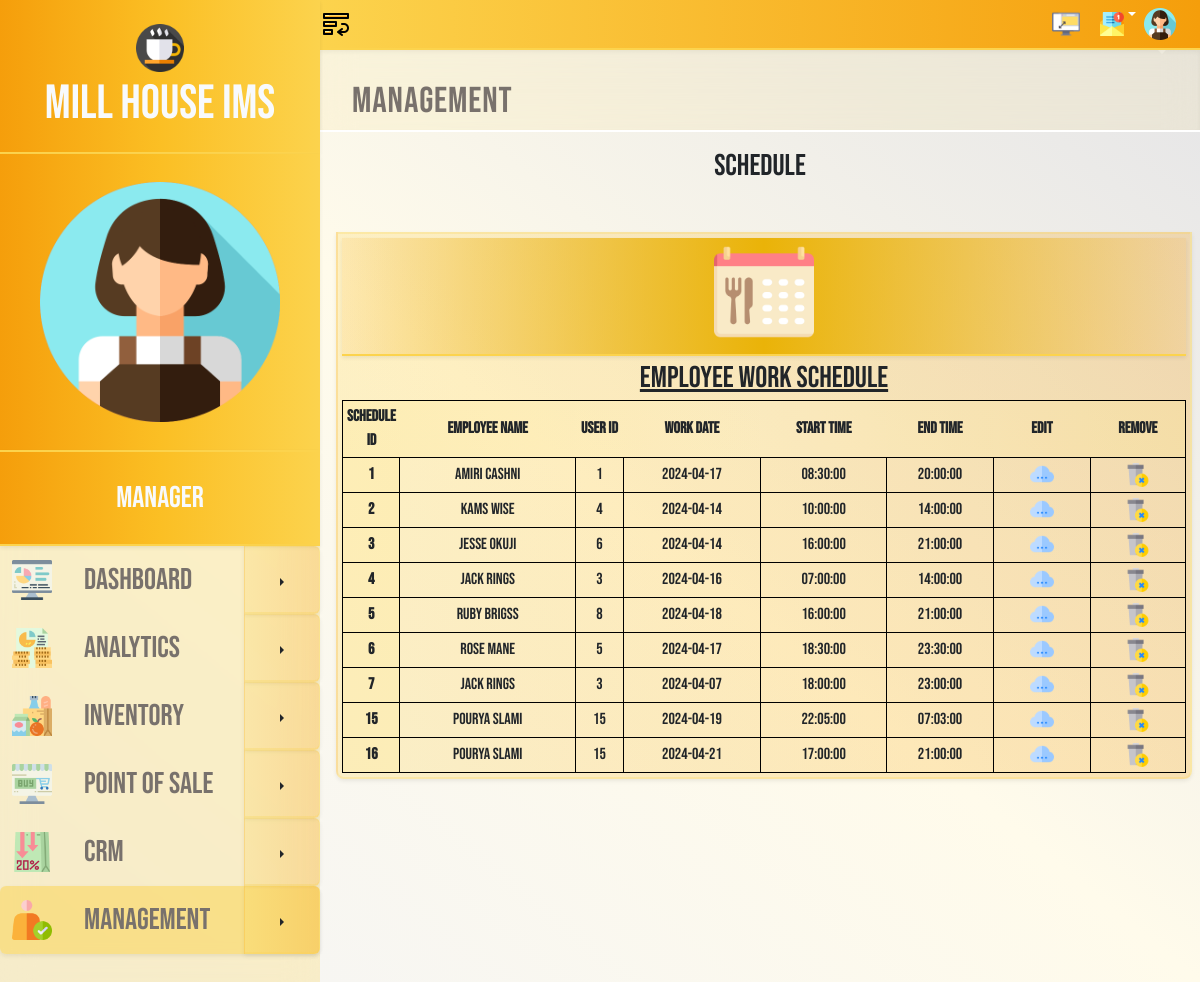
Page /management-schedule.php (signed in) on the committed database.
### tables this page shows
CREATE TABLE `employee_work_schedule` (
  `schedule_id` int(11) NOT NULL,
  `user_id` int(11) NOT NULL,
  `work_date` date NOT NULL,
  `start_time` time NOT NULL,
  `end_time` time NOT NULL
);

CREATE TABLE `users` (
  `ID` int(11) NOT NULL,
  `first_name` varchar(30) NOT NULL,
  `last_name` varchar(30) NOT NULL,
  `email` varchar(100) NOT NULL,
  `password` varchar(10000) NOT NULL,
  `role` varchar(30) NOT NULL,
  `created_at` timestamp NOT NULL DEFAULT current_timestamp(),
  `branch_id` int(11) DEFAULT NULL
);

### functions/management/schedulestable.php (the view, shortened to what this page needs)
<?php
include('functions/index/connection2data.php');
function getSchedules($connection) {
    $stmt = $connection->query("
        SELECT ews.schedule_id, ews.user_id, ews.work_date, ews.start_time, ews.end_time, u.first_name, u.last_name
        FROM employee_work_schedule ews
        JOIN users u ON ews.user_id = u.ID
    ");
    return $stmt->fetchAll(PDO::FETCH_ASSOC);
}
$schedules = getSchedules($connection);
?>
<!DOCTYPE html>
<html lang="en">
<body>
    <h2 class="text-3xl my-2 mb-5">Schedule</h2>
    <form method="POST" action="./functions/management/update_schedule.php">
         <div class="border-2   bg-gradient-to-r from-amber-300/25  to-amber-500/25  border-amber-300/25 shadow-sm ml-2 mb-8 p-1 rounded-b-lg">
        <li class=" text-white text-2xl p-1  text-center shadow-sm justify-center bg-gradient-to-r from-amber-500/10 via-yellow-500 to-amber-500/10 border-b-2 border-amber-300 grid place-items-center" >
            <img class=" fill-current  h-[100px] w-[100px]  mb-2" focusable="false"  src="./UI/calendar.png">
          </li>
          <h3 class="underline text-3xl p-1">Employee Work Schedule</h3>
        <table class="w-full ">
            <thead>
                <tr  class="bg-gradient-to-r from-amber-200/25 via-amber-100/25 to-amber-200/25 border border-black font-bold ">
                    <th class="text-center p-1">Schedule ID</th>
                    <th class="text-center p-1">Employee Name</th>
                    <th class="text-center p-1">User ID</th>
                    <th class="text-center p-1">Work Date</th>
                    <th class="text-center p-1">Start Time</th>
                    <th class="text-center p-1">End Time</th>
                    <th class="text-center p-1">Edit</th>
                    <th class="text-center p-1">Remove</th>
                </tr>
            </thead>
            <tbody>
                <?php foreach ($schedules as $schedule): ?>
                <tr class="border border-black">
                    <td class="text-center bg-amber-200/25 border border-black p-1 font-bold w-12"><?= htmlspecialchars($schedule['schedule_id']) ?></td>
                    <td class="text-center border border-black p-1">
            <span class="view-mode-<?= $schedule['schedule_id'] ?>">
                <?= htmlspecialchars($schedule['first_name']) . ' ' . htmlspecialchars($schedule['last_name']) ?>
            </span>
        </td>
                    <td class="text-center border border-black p-1 w-12">
                        <span class="view-mode-<?= $schedule['schedule_id'] ?>"><?= htmlspecialchars($schedule['user_id']) ?></span>
                    </td>
                    <td class="text-center border border-black p-1">
                        <span class="view-mode-<?= $schedule['schedule_id'] ?>"><?= htmlspecialchars($schedule['work_date']) ?></span>
                    </td>
                    <td class="text-center border border-black p-1">
                        <span class="view-mode-<?= $schedule['schedule_id'] ?>"><?= htmlspecialchars($schedule['start_time']) ?></span>
                    </td>
                    <td class="text-center border border-black p-1">
                        <span class="view-mode-<?= $schedule['schedule_id'] ?>"><?= htmlspecialchars($schedule['end_time']) ?></span>
                    </td>
                    <td class="text-center grid place-content-center text-center  p-1">
                        <button class="view-mode-<?= $schedule['schedule_id'] ?> transition ease-in duration-200 transform hover:-translate-y-1 active:translate-y-0" type="button" onclick="enableEdit(<?= $schedule['schedule_id'] ?>)"><img class="h-6 w-6 mx-2"  src="./UI/edit.png"></button>
                    </td>
                    <td class="text-center border border-black ">
                       <a class="flex justify-center mt-1 transition ease-in duration-200 transform hover:-translate-y-1 active:translate-y-0" type="button" onclick="location.href='./functions/management/delete_schedule.php?schedule_id=<?= $schedule['schedule_id'] ?>'"><img class="h-6 w-6 mx-2 mb-1"  src="./UI/delete.png"></a>
                    </td>
                </tr>
                <?php endforeach; ?>
            </tbody>
        </table>
</div>
    </form>
</body>
</html>

### rows in the picture
employee_work_schedule: schedule_id "1", user.first_name "Amiri", user.last_name "Cashni", user "1", work_date "2024-04-17", start_time "08:30:00", end_time "20:00:00"
employee_work_schedule: schedule_id "2", user.first_name "Kams", user.last_name "Wise", user "4", work_date "2024-04-14", start_time "10:00:00", end_time "14:00:00"
employee_work_schedule: schedule_id "3", user.first_name "Jesse", user.last_name "Okuji", user "6", work_date "2024-04-14", start_time "16:00:00", end_time "21:00:00"
employee_work_schedule: schedule_id "4", user.first_name "Jack", user.last_name "Rings", user "3", work_date "2024-04-16", start_time "07:00:00", end_time "14:00:00"
employee_work_schedule: schedule_id "5", user.first_name "Ruby", user.last_name "Brigss", user "8", work_date "2024-04-18", start_time "16:00:00", end_time "21:00:00"
employee_work_schedule: schedule_id "6", user.first_name "Rose", user.last_name "Mane", user "5", work_date "2024-04-17", start_time "18:30:00", end_time "23:30:00"
employee_work_schedule: schedule_id "7", user.first_name "Jack", user.last_name "Rings", user "3", work_date "2024-04-07", start_time "18:00:00", end_time "23:00:00"
employee_work_schedule: schedule_id "15", user.first_name "Pourya", user.last_name "Slami", user "15", work_date "2024-04-19", start_time "22:05:00", end_time "07:03:00"
employee_work_schedule: schedule_id "16", user.first_name "Pourya", user.last_name "Slami", user "15", work_date "2024-04-21", start_time "17:00:00", end_time "21:00:00"
